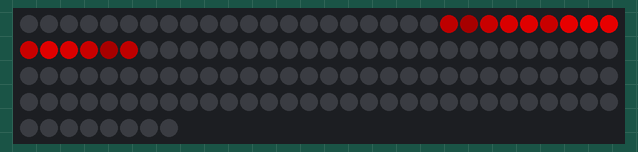
This sketch was run on a simulated Arduino Uno, built with avr-gcc and run on an emulated ATmega328P. On the bench: 128 RGB LEDs in strip order, left to right, continuing on the next row. Dim RGB values are drawn brighter than linear; random numbers use the default seed unless the sketch sets one.

Above: at 0.04 s.
At 5.16 s:
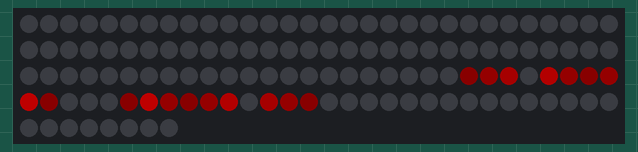
At 10.29 s:
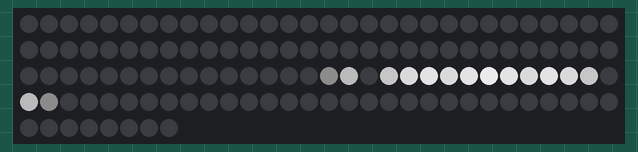
At 19.83 s:
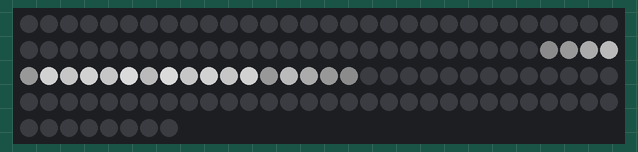
At 29.5 s:
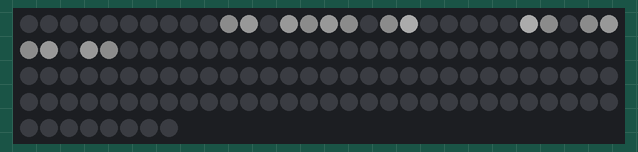
At 39.75 s:
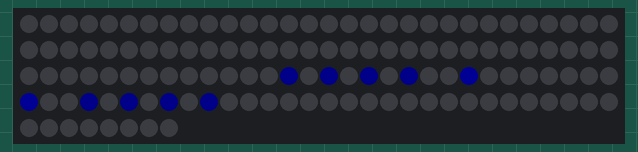

The sketch:

randomfizzle.ino
```cpp
#include "LPD8806.h"
#include "SPI.h"

int nLEDs = 128;

LPD8806 strip = LPD8806(nLEDs);
// GND-13-11

void setup() {
  // put your setup code here, to run once:
  Serial.begin(9600);
  strip.begin();
  strip.show();
}

void loop() {
  // put your main code here, to run repeatedly:
  randomfizzle(100, 0, 0);
  randomfizzle(127, 127, 127);
  randomfizzle(0, 0, 100);
}

void randomfizzle(int r , int g, int b) {

  int boom = random((strip.numPixels() / 6), (5 * (strip.numPixels() / 6)));
  int boomdis = 0;

  int wait = 50;

  uint32_t w100 = strip.Color(r, g, b);
  uint32_t w90 = strip.Color((9 * (r / 10)), (9 * (g / 10)), (9 * (b / 10)));
  uint32_t w80 = strip.Color((8 * (r / 10)), (8 * (g / 10)), (8 * (b / 10)));
  uint32_t w70 = strip.Color((7 * (r / 10)), (7 * (g / 10)), (7 * (b / 10)));
  uint32_t w60 = strip.Color((6 * (r / 10)), (6 * (g / 10)), (6 * (b / 10)));
  uint32_t w50 = strip.Color((5 * (r / 10)), (5 * (g / 10)), (5 * (b / 10)));
  uint32_t w40 = strip.Color((4 * (r / 10)), (4 * (g / 10)), (4 * (b / 10)));
  uint32_t w30 = strip.Color((3 * (r / 10)), (3 * (g / 10)), (3 * (b / 10)));
  uint32_t w20 = strip.Color((2 * (r / 10)), (2 * (g / 10)), (2 * (b / 10)));
  uint32_t w10 = strip.Color((r / 10), (g / 10), (b / 10));
  uint32_t w5 = strip.Color((r / 20), (g / 20), (b / 20));


  strip.setPixelColor(boom + boomdis, w100);
  strip.setPixelColor(boom + boomdis + 1, w90);
  strip.setPixelColor(boom + boomdis + 2, w50);
  strip.setPixelColor(boom + boomdis + 3, w80);
  strip.setPixelColor(boom + boomdis + 4, w70);
  strip.setPixelColor(boom + boomdis + 5, w50);
  strip.setPixelColor(boom + boomdis + 6, w20);
  strip.setPixelColor(boom + boomdis + 7, w40);
  strip.setPixelColor(boom + boomdis + 8, 0);
  strip.setPixelColor(boom + boomdis + 9, 0);
  strip.setPixelColor(boom + boomdis + 10, 0);
  strip.setPixelColor(boom + boomdis + 11, 0);
  strip.setPixelColor(boom + boomdis + 12, 0);
  strip.setPixelColor(boom + boomdis + 13, 0);
  strip.setPixelColor(boom + boomdis + 14, 0);
  strip.setPixelColor(boom + boomdis + 15, 0);

  strip.setPixelColor(boom - boomdis, w100);
  strip.setPixelColor(boom - (boomdis + 1), w90);
  strip.setPixelColor(boom - (boomdis + 2), w50);
  strip.setPixelColor(boom - (boomdis + 3), w80);
  strip.setPixelColor(boom - (boomdis + 4), w70);
  strip.setPixelColor(boom - (boomdis + 5), w50);
  strip.setPixelColor(boom - (boomdis + 6), w20);
  strip.setPixelColor(boom - (boomdis + 7), w40);
  strip.setPixelColor(boom - (boomdis + 8), 0);
  strip.setPixelColor(boom - (boomdis + 9), 0);
  strip.setPixelColor(boom - (boomdis + 10), 0);
  strip.setPixelColor(boom - (boomdis + 11), 0);
  strip.setPixelColor(boom - (boomdis + 12), 0);
  strip.setPixelColor(boom - (boomdis + 13), 0);
  strip.setPixelColor(boom - (boomdis + 14), 0);
  strip.setPixelColor(boom - (boomdis + 15), 0);

  strip.show();
  delay(wait);

  strip.setPixelColor(boom + boomdis, w80);
  strip.setPixelColor(boom + boomdis + 1, w70);
  strip.setPixelColor(boom + boomdis + 2, w60);
  strip.setPixelColor(boom + boomdis + 3, w70);
  strip.setPixelColor(boom + boomdis + 4, w60);
  strip.setPixelColor(boom + boomdis + 5, w40);
  strip.setPixelColor(boom + boomdis + 6, 0);
  strip.setPixelColor(boom + boomdis + 7, w30);
  strip.setPixelColor(boom + boomdis + 8, w5);
  strip.setPixelColor(boom + boomdis + 9, 0);
  strip.setPixelColor(boom + boomdis + 10, 0);
  strip.setPixelColor(boom + boomdis + 11, 0);
  strip.setPixelColor(boom + boomdis + 12, 0);
  strip.setPixelColor(boom + boomdis + 13, 0);
  strip.setPixelColor(boom + boomdis + 14, 0);
  strip.setPixelColor(boom + boomdis + 15, 0);

  strip.setPixelColor(boom - boomdis, w80);
  strip.setPixelColor(boom - (boomdis + 1), w70);
  strip.setPixelColor(boom - (boomdis + 2), w60);
  strip.setPixelColor(boom - (boomdis + 3), w70);
  strip.setPixelColor(boom - (boomdis + 4), w60);
  strip.setPixelColor(boom - (boomdis + 5), w40);
  strip.setPixelColor(boom - (boomdis + 6), 0);
  strip.setPixelColor(boom - (boomdis + 7), w30);
  strip.setPixelColor(boom - (boomdis + 8), w5);
  strip.setPixelColor(boom - (boomdis + 9), 0);
  strip.setPixelColor(boom - (boomdis + 10), 0);
  strip.setPixelColor(boom - (boomdis + 11), 0);
  strip.setPixelColor(boom - (boomdis + 12), 0);
  strip.setPixelColor(boom - (boomdis + 13), 0);
  strip.setPixelColor(boom - (boomdis + 14), 0);
  strip.setPixelColor(boom - (boomdis + 15), 0);

  strip.show();
  delay(wait);

  strip.setPixelColor(boom + boomdis, w60);
  strip.setPixelColor(boom + boomdis + 1, w90);
  strip.setPixelColor(boom + boomdis + 2, w50);
  strip.setPixelColor(boom + boomdis + 3, w60);
  strip.setPixelColor(boom + boomdis + 4, w50);
  strip.setPixelColor(boom + boomdis + 5, w30);
  strip.setPixelColor(boom + boomdis + 6, w5);
  strip.setPixelColor(boom + boomdis + 7, w40);
  strip.setPixelColor(boom + boomdis + 8, w10);
  strip.setPixelColor(boom + boomdis + 9, w5);
  strip.setPixelColor(boom + boomdis + 10, 0);
  strip.setPixelColor(boom + boomdis + 11, 0);
  strip.setPixelColor(boom + boomdis + 12, 0);
  strip.setPixelColor(boom + boomdis + 13, 0);
  strip.setPixelColor(boom + boomdis + 14, 0);
  strip.setPixelColor(boom + boomdis + 15, 0);

  strip.setPixelColor(boom - boomdis, w60);
  strip.setPixelColor(boom - (boomdis + 1), w90);
  strip.setPixelColor(boom - (boomdis + 2), w50);
  strip.setPixelColor(boom - (boomdis + 3), w60);
  strip.setPixelColor(boom - (boomdis + 4), w50);
  strip.setPixelColor(boom - (boomdis + 5), w30);
  strip.setPixelColor(boom - (boomdis + 6), w5);
  strip.setPixelColor(boom - (boomdis + 7), w40);
  strip.setPixelColor(boom - (boomdis + 8), w10);
  strip.setPixelColor(boom - (boomdis + 9), w5);
  strip.setPixelColor(boom - (boomdis + 10), 0);
  strip.setPixelColor(boom - (boomdis + 11), 0);
  strip.setPixelColor(boom - (boomdis + 12), 0);
  strip.setPixelColor(boom - (boomdis + 13), 0);
  strip.setPixelColor(boom - (boomdis + 14), 0);
  strip.setPixelColor(boom - (boomdis + 15), 0);

  strip.show();
  delay(wait);


  strip.setPixelColor(boom + boomdis, w30);
  strip.setPixelColor(boom + boomdis + 1, w60);
  strip.setPixelColor(boom + boomdis + 2, w40);
  strip.setPixelColor(boom + boomdis + 3, w50);
  strip.setPixelColor(boom + boomdis + 4, w40);
  strip.setPixelColor(boom + boomdis + 5, w50);
  strip.setPixelColor(boom + boomdis + 6, w10);
  strip.setPixelColor(boom + boomdis + 7, w30);
  strip.setPixelColor(boom + boomdis + 8, w20);
  strip.setPixelColor(boom + boomdis + 9, w10);
  strip.setPixelColor(boom + boomdis + 10, w5);
  strip.setPixelColor(boom + boomdis + 11, 0);
  strip.setPixelColor(boom + boomdis + 12, 0);
  strip.setPixelColor(boom + boomdis + 13, 0);
  strip.setPixelColor(boom + boomdis + 14, 0);
  strip.setPixelColor(boom + boomdis + 15, 0);

  strip.setPixelColor(boom - boomdis, w30);
  strip.setPixelColor(boom - (boomdis + 1), w60);
  strip.setPixelColor(boom - (boomdis + 2), w40);
  strip.setPixelColor(boom - (boomdis + 3), w50);
  strip.setPixelColor(boom - (boomdis + 4), w40);
  strip.setPixelColor(boom - (boomdis + 5), w50);
  strip.setPixelColor(boom - (boomdis + 6), w10);
  strip.setPixelColor(boom - (boomdis + 7), w30);
  strip.setPixelColor(boom - (boomdis + 8), w20);
  strip.setPixelColor(boom - (boomdis + 9), w10);
  strip.setPixelColor(boom - (boomdis + 10), w5);
  strip.setPixelColor(boom - (boomdis + 11), 0);
  strip.setPixelColor(boom - (boomdis + 12), 0);
  strip.setPixelColor(boom - (boomdis + 13), 0);
  strip.setPixelColor(boom - (boomdis + 14), 0);
  strip.setPixelColor(boom - (boomdis + 15), 0);

  strip.show();
  delay(wait);

  strip.setPixelColor(boom + boomdis, 0);
  strip.setPixelColor(boom + boomdis + 1, w30);
  strip.setPixelColor(boom + boomdis + 2, w30);
  strip.setPixelColor(boom + boomdis + 3, w60);
  strip.setPixelColor(boom + boomdis + 4, w20);
  strip.setPixelColor(boom + boomdis + 5, w10);
  strip.setPixelColor(boom + boomdis + 6, w5);
  strip.setPixelColor(boom + boomdis + 7, w30);
  strip.setPixelColor(boom + boomdis + 8, w30);
  strip.setPixelColor(boom + boomdis + 9, w20);
  strip.setPixelColor(boom + boomdis + 10, w10);
  strip.setPixelColor(boom + boomdis + 11, 0);
  strip.setPixelColor(boom + boomdis + 12, 0);
  strip.setPixelColor(boom + boomdis + 13, 0);
  strip.setPixelColor(boom + boomdis + 14, 0);
  strip.setPixelColor(boom + boomdis + 15, 0);

  strip.setPixelColor(boom - boomdis, 0);
  strip.setPixelColor(boom - (boomdis + 1), w30);
  strip.setPixelColor(boom - (boomdis + 2), w30);
  strip.setPixelColor(boom - (boomdis + 3), w60);
  strip.setPixelColor(boom - (boomdis + 4), w20);
  strip.setPixelColor(boom - (boomdis + 5), w10);
  strip.setPixelColor(boom - (boomdis + 6), w5);
  strip.setPixelColor(boom - (boomdis + 7), w30);
  strip.setPixelColor(boom - (boomdis + 8), w30);
  strip.setPixelColor(boom - (boomdis + 9), w20);
  strip.setPixelColor(boom - (boomdis + 10), w10);
  strip.setPixelColor(boom - (boomdis + 11), 0);
  strip.setPixelColor(boom - (boomdis + 12), 0);
  strip.setPixelColor(boom - (boomdis + 13), 0);
  strip.setPixelColor(boom - (boomdis + 14), 0);
  strip.setPixelColor(boom - (boomdis + 15), 0);

  strip.show();
  delay(wait);

  strip.setPixelColor(boom + boomdis, 0);
  strip.setPixelColor(boom + boomdis + 1, w5);
  strip.setPixelColor(boom + boomdis + 2, w20);
  strip.setPixelColor(boom + boomdis + 3, w70);
  strip.setPixelColor(boom + boomdis + 4, w5);
  strip.setPixelColor(boom + boomdis + 5, w20);
  strip.setPixelColor(boom + boomdis + 6, w10);
  strip.setPixelColor(boom + boomdis + 7, w20);
  strip.setPixelColor(boom + boomdis + 8, w5);
  strip.setPixelColor(boom + boomdis + 9, w30);
  strip.setPixelColor(boom + boomdis + 10, w40);
  strip.setPixelColor(boom + boomdis + 11, 0);
  strip.setPixelColor(boom + boomdis + 12, 0);
  strip.setPixelColor(boom + boomdis + 13, 0);
  strip.setPixelColor(boom + boomdis + 14, 0);
  strip.setPixelColor(boom + boomdis + 15, 0);

  strip.setPixelColor(boom - boomdis, 0);
  strip.setPixelColor(boom - (boomdis + 1), w5);
  strip.setPixelColor(boom - (boomdis + 2), w20);
  strip.setPixelColor(boom - (boomdis + 3), w70);
  strip.setPixelColor(boom - (boomdis + 4), w5);
  strip.setPixelColor(boom - (boomdis + 5), w20);
  strip.setPixelColor(boom - (boomdis + 6), w10);
  strip.setPixelColor(boom - (boomdis + 7), w20);
  strip.setPixelColor(boom - (boomdis + 8), w5);
  strip.setPixelColor(boom - (boomdis + 9), w30);
  strip.setPixelColor(boom - (boomdis + 10), w40);
  strip.setPixelColor(boom - (boomdis + 11), 0);
  strip.setPixelColor(boom - (boomdis + 12), 0);
  strip.setPixelColor(boom - (boomdis + 13), 0);
  strip.setPixelColor(boom - (boomdis + 14), 0);
  strip.setPixelColor(boom - (boomdis + 15), 0);

  strip.show();
  delay(wait);

  strip.setPixelColor(boom + boomdis, 0);
  strip.setPixelColor(boom + boomdis + 1, 0);
  strip.setPixelColor(boom + boomdis + 2, w5);
  strip.setPixelColor(boom + boomdis + 3, w40);
  strip.setPixelColor(boom + boomdis + 4, w10);
  strip.setPixelColor(boom + boomdis + 5, w5);
  strip.setPixelColor(boom + boomdis + 6, w10);
  strip.setPixelColor(boom + boomdis + 7, w30);
  strip.setPixelColor(boom + boomdis + 8, 0);
  strip.setPixelColor(boom + boomdis + 9, w20);
  strip.setPixelColor(boom + boomdis + 10, w10);
  strip.setPixelColor(boom + boomdis + 11, w5);
  strip.setPixelColor(boom + boomdis + 12, 0);
  strip.setPixelColor(boom + boomdis + 13, 0);
  strip.setPixelColor(boom + boomdis + 14, 0);
  strip.setPixelColor(boom + boomdis + 15, 0);

  strip.setPixelColor(boom - boomdis, 0);
  strip.setPixelColor(boom - (boomdis + 1), 0);
  strip.setPixelColor(boom - (boomdis + 2), w5);
  strip.setPixelColor(boom - (boomdis + 3), w40);
  strip.setPixelColor(boom - (boomdis + 4), w10);
  strip.setPixelColor(boom - (boomdis + 5), w5);
  strip.setPixelColor(boom - (boomdis + 6), w10);
  strip.setPixelColor(boom - (boomdis + 7), w30);
  strip.setPixelColor(boom - (boomdis + 8), 0);
  strip.setPixelColor(boom - (boomdis + 9), w20);
  strip.setPixelColor(boom - (boomdis + 10), w10);
  strip.setPixelColor(boom - (boomdis + 11), w5);
  strip.setPixelColor(boom - (boomdis + 12), 0);
  strip.setPixelColor(boom - (boomdis + 13), 0);
  strip.setPixelColor(boom - (boomdis + 14), 0);
  strip.setPixelColor(boom - (boomdis + 15), 0);

  strip.show();
  delay(wait);

  strip.setPixelColor(boom + boomdis, 0);
  strip.setPixelColor(boom + boomdis + 1, 0);
  strip.setPixelColor(boom + boomdis + 2, 0);
  strip.setPixelColor(boom + boomdis + 3, w20);
  strip.setPixelColor(boom + boomdis + 4, w5);
  strip.setPixelColor(boom + boomdis + 5, 0);
  strip.setPixelColor(boom + boomdis + 6, w5);
  strip.setPixelColor(boom + boomdis + 7, w10);
  strip.setPixelColor(boom + boomdis + 8, w5);
  strip.setPixelColor(boom + boomdis + 9, w10);
  strip.setPixelColor(boom + boomdis + 10, 0);
  strip.setPixelColor(boom + boomdis + 11, w10);
  strip.setPixelColor(boom + boomdis + 12, w5);
  strip.setPixelColor(boom + boomdis + 13, 0);
  strip.setPixelColor(boom + boomdis + 14, 0);
  strip.setPixelColor(boom + boomdis + 15, 0);

  strip.setPixelColor(boom - boomdis, 0);
  strip.setPixelColor(boom - (boomdis + 1), 0);
  strip.setPixelColor(boom - (boomdis + 2), 0);
  strip.setPixelColor(boom - (boomdis + 3), w20);
  strip.setPixelColor(boom - (boomdis + 4), w5);
  strip.setPixelColor(boom - (boomdis + 5), 0);
  strip.setPixelColor(boom - (boomdis + 6), w5);
  strip.setPixelColor(boom - (boomdis + 7), w10);
  strip.setPixelColor(boom - (boomdis + 8), w5);
  strip.setPixelColor(boom - (boomdis + 9), w10);
  strip.setPixelColor(boom - (boomdis + 10), 0);
  strip.setPixelColor(boom - (boomdis + 11), w10);
  strip.setPixelColor(boom - (boomdis + 12), w5);
  strip.setPixelColor(boom - (boomdis + 13), 0);
  strip.setPixelColor(boom - (boomdis + 14), 0);
  strip.setPixelColor(boom - (boomdis + 15), 0);

  strip.show();
  delay(wait);

  strip.setPixelColor(boom + boomdis, 0);
  strip.setPixelColor(boom + boomdis + 1, 0);
  strip.setPixelColor(boom + boomdis + 2, 0);
  strip.setPixelColor(boom + boomdis + 3, 0);
  strip.setPixelColor(boom + boomdis + 4, w10);
  strip.setPixelColor(boom + boomdis + 5, 0);
  strip.setPixelColor(boom + boomdis + 6, 0);
  strip.setPixelColor(boom + boomdis + 7, w5);
  strip.setPixelColor(boom + boomdis + 8, 0);
  strip.setPixelColor(boom + boomdis + 9, w5);
  strip.setPixelColor(boom + boomdis + 10, 0);
  strip.setPixelColor(boom + boomdis + 11, w5);
  strip.setPixelColor(boom + boomdis + 12, 0);
  strip.setPixelColor(boom + boomdis + 13, w5);
  strip.setPixelColor(boom + boomdis + 14, 0);
  strip.setPixelColor(boom + boomdis + 15, 0);

  strip.setPixelColor(boom - boomdis, 0);
  strip.setPixelColor(boom - (boomdis + 1), 0);
  strip.setPixelColor(boom - (boomdis + 2), 0);
  strip.setPixelColor(boom - (boomdis + 3), 0);
  strip.setPixelColor(boom - (boomdis + 4), w10);
  strip.setPixelColor(boom - (boomdis + 5), 0);
  strip.setPixelColor(boom - (boomdis + 6), 0);
  strip.setPixelColor(boom - (boomdis + 7), w5);
  strip.setPixelColor(boom - (boomdis + 8), 0);
  strip.setPixelColor(boom - (boomdis + 9), w5);
  strip.setPixelColor(boom - (boomdis + 10), 0);
  strip.setPixelColor(boom - (boomdis + 11), w5);
  strip.setPixelColor(boom - (boomdis + 12), 0);
  strip.setPixelColor(boom - (boomdis + 13), w5);
  strip.setPixelColor(boom - (boomdis + 14), 0);
  strip.setPixelColor(boom - (boomdis + 15), 0);

  strip.show();
  delay(wait);

  strip.setPixelColor(boom + boomdis, 0);
  strip.setPixelColor(boom + boomdis + 1, 0);
  strip.setPixelColor(boom + boomdis + 2, 0);
  strip.setPixelColor(boom + boomdis + 3, 0);
  strip.setPixelColor(boom + boomdis + 4, 0);
  strip.setPixelColor(boom + boomdis + 5, w5);
  strip.setPixelColor(boom + boomdis + 6, 0);
  strip.setPixelColor(boom + boomdis + 7, 0);
  strip.setPixelColor(boom + boomdis + 8, w5);
  strip.setPixelColor(boom + boomdis + 9, 0);
  strip.setPixelColor(boom + boomdis + 10, w5);
  strip.setPixelColor(boom + boomdis + 11, 0);
  strip.setPixelColor(boom + boomdis + 12, 0);
  strip.setPixelColor(boom + boomdis + 13, 0);
  strip.setPixelColor(boom + boomdis + 14, w5);
  strip.setPixelColor(boom + boomdis + 15, 0);

  strip.setPixelColor(boom - boomdis, 0);
  strip.setPixelColor(boom - (boomdis + 1), 0);
  strip.setPixelColor(boom - (boomdis + 2), 0);
  strip.setPixelColor(boom - (boomdis + 3), 0);
  strip.setPixelColor(boom - (boomdis + 4), 0);
  strip.setPixelColor(boom - (boomdis + 5), w5);
  strip.setPixelColor(boom - (boomdis + 6), 0);
  strip.setPixelColor(boom - (boomdis + 7), 0);
  strip.setPixelColor(boom - (boomdis + 8), w5);
  strip.setPixelColor(boom - (boomdis + 9), 0);
  strip.setPixelColor(boom - (boomdis + 10), w5);
  strip.setPixelColor(boom - (boomdis + 11), 0);
  strip.setPixelColor(boom - (boomdis + 12), 0);
  strip.setPixelColor(boom - (boomdis + 13), 0);
  strip.setPixelColor(boom - (boomdis + 14), w5);
  strip.setPixelColor(boom - (boomdis + 15), 0);

  strip.show();
  delay(wait);

  strip.setPixelColor(boom + boomdis, 0);
  strip.setPixelColor(boom + boomdis + 1, 0);
  strip.setPixelColor(boom + boomdis + 2, 0);
  strip.setPixelColor(boom + boomdis + 3, 0);
  strip.setPixelColor(boom + boomdis + 4, 0);
  strip.setPixelColor(boom + boomdis + 5, 0);
  strip.setPixelColor(boom + boomdis + 6, 0);
  strip.setPixelColor(boom + boomdis + 7, 0);
  strip.setPixelColor(boom + boomdis + 8, 0);
  strip.setPixelColor(boom + boomdis + 9, w5);
  strip.setPixelColor(boom + boomdis + 10, 0);
  strip.setPixelColor(boom + boomdis + 11, 0);
  strip.setPixelColor(boom + boomdis + 12, 0);
  strip.setPixelColor(boom + boomdis + 13, 0);
  strip.setPixelColor(boom + boomdis + 14, 0);
  strip.setPixelColor(boom + boomdis + 15, w5);

  strip.setPixelColor(boom - boomdis, 0);
  strip.setPixelColor(boom - (boomdis + 1), 0);
  strip.setPixelColor(boom - (boomdis + 2), 0);
  strip.setPixelColor(boom - (boomdis + 3), 0);
  strip.setPixelColor(boom - (boomdis + 4), 0);
  strip.setPixelColor(boom - (boomdis + 5), 0);
  strip.setPixelColor(boom - (boomdis + 6), 0);
  strip.setPixelColor(boom - (boomdis + 7), 0);
  strip.setPixelColor(boom - (boomdis + 8), 0);
  strip.setPixelColor(boom - (boomdis + 9), w5);
  strip.setPixelColor(boom - (boomdis + 10), 0);
  strip.setPixelColor(boom - (boomdis + 11), 0);
  strip.setPixelColor(boom - (boomdis + 12), 0);
  strip.setPixelColor(boom - (boomdis + 13), 0);
  strip.setPixelColor(boom - (boomdis + 14), 0);
  strip.setPixelColor(boom - (boomdis + 15), w5);

  strip.show();
  delay(wait);

  for(int i = 0; i < strip.numPixels(); i++) {
    strip.setPixelColor(i, 0);
  }

  strip.show();

}
```
